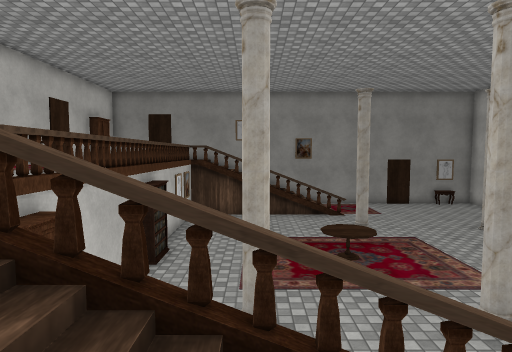
View 1 (above)

17 first-person views from a walk through a scene from a Unity 3-D project. The camera is 1.5 m above the floor, tilts 4° down and sees 75° across. The floor is counted in squares, 1 m on a side. Each view is taken from the middle of a square. On the plan, view 1 faces up. The plan holds only what a view shows up to about 15 squares ahead; the rest is blank. The place goes on beyond the plan. The player character is not drawn. Some surface patterns are stand-ins.

View 2
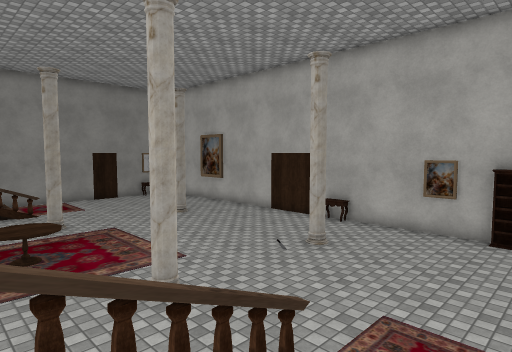

View 3
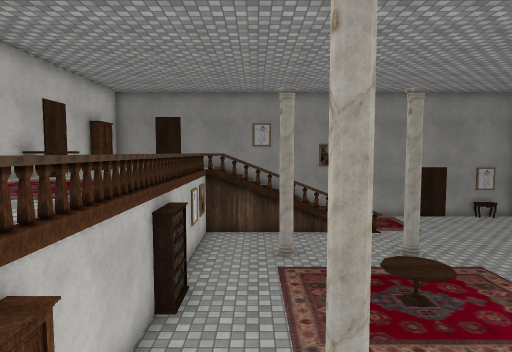

View 4
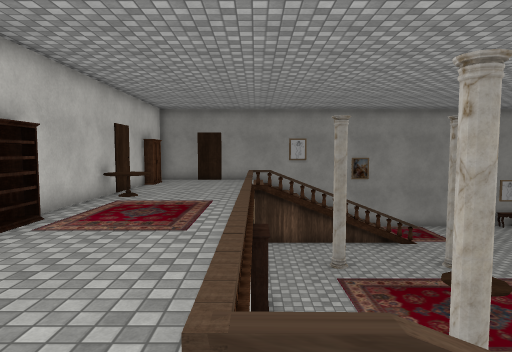

View 5
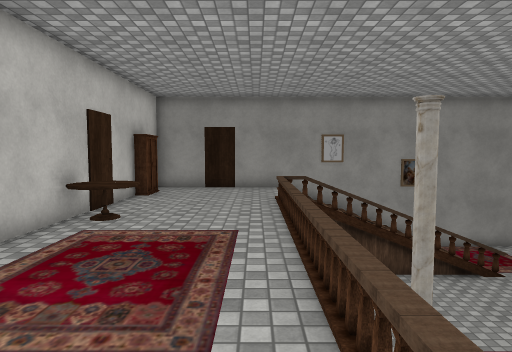

View 6
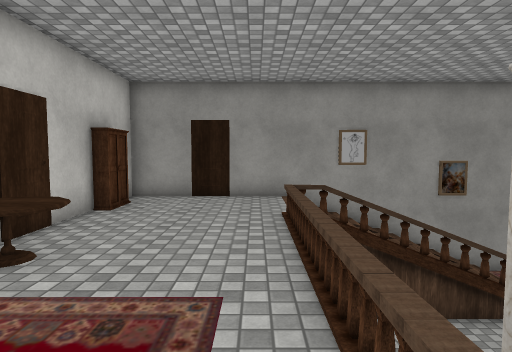

View 7
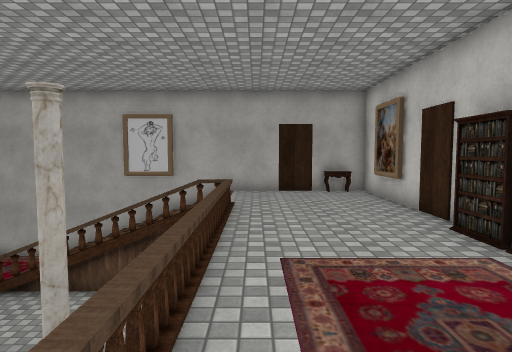

View 8
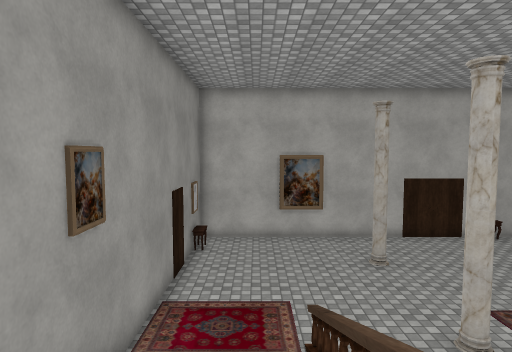

View 9
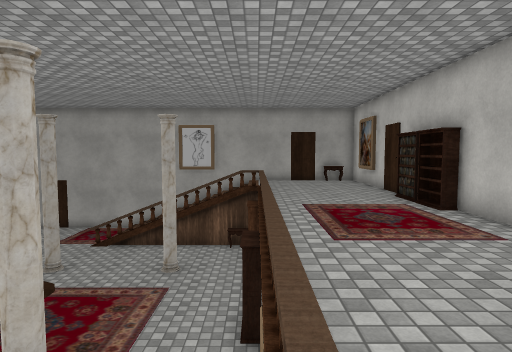

View 10
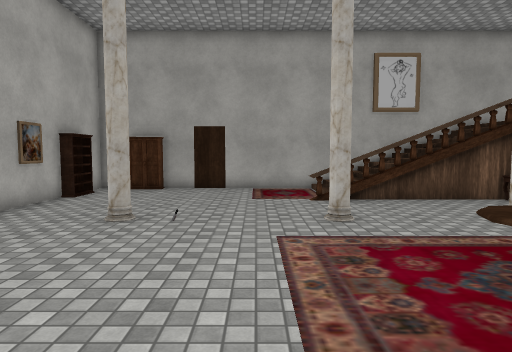

View 11
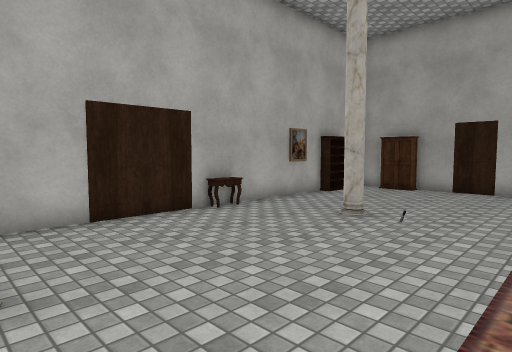

View 12
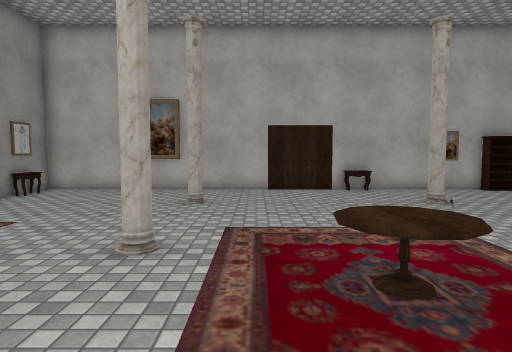

View 13
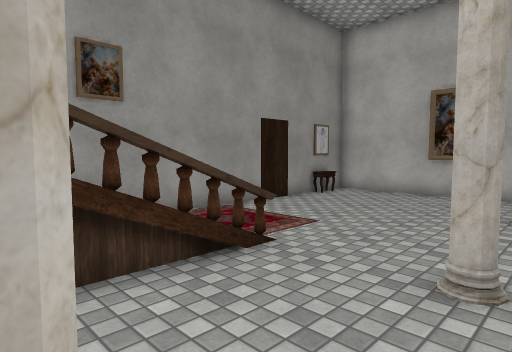

View 14
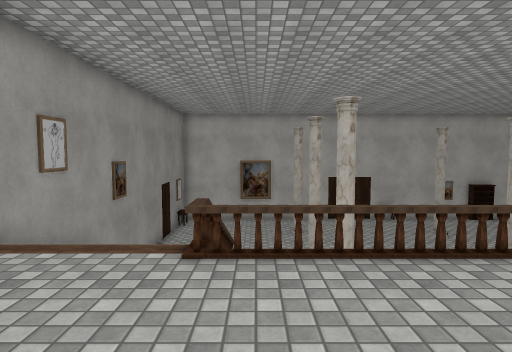

View 15
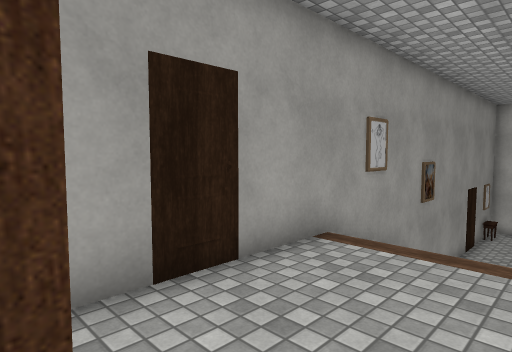

View 16
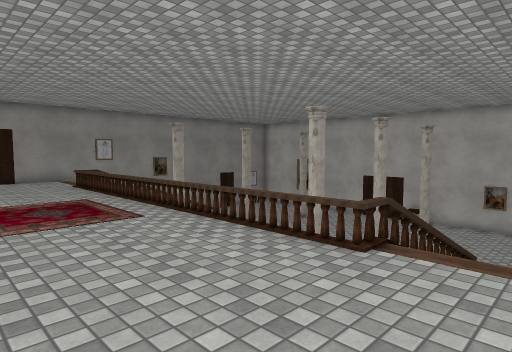

View 17
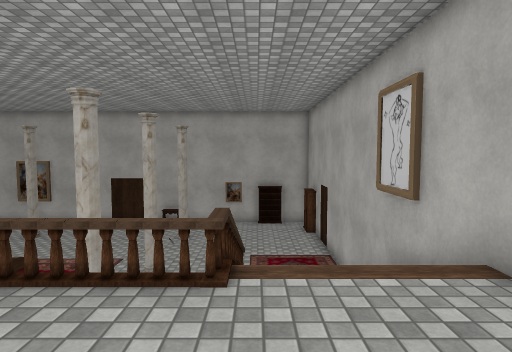

### Floor plan
Key: @ floor where view 1 was taken; # wall or solid block; . main floor; : floor 2.5 m higher than the main floor; / step, stairs or slope; B barrier; T table; C console; O other object.
Columns run from 9 left of view 1 to 13 right of it. Each row starts with its distance up from view 1.
 20  #####OOOOOOOO#########
 19  :::::://////.......C.#
 18  #:::::        .......#
 17  #:::::/       .......#
 16 #:::::BOOOOOOO........#
 15 #::::BB...............#
 14  #::::B...............#
 13  TT::OB..#...#....#...#
 12  TT:::B...............#
 11 #:::::B...     .......#
 10 #::  :B... TT  .......#
  9 #::  :B... TT  .......#
  8  #:  :B...     .......#
  7  #::::B..............C#
  6  #::::B..#...#....#...#
  5  :::::B...............#
  4  #::::B...............#
  3 #:::::BC..............#
  2  #::::B /   OO........#
  1  #:::::        .......#
  0 #::::::  @/    .......#
 -1 ##C####################

Where each view was taken, in squares from view 1:
view 1: 0 up, 0 right, facing up
view 2: 0 up, 1 right, facing up-right
view 3: 2 up, 1 left, facing up
view 4: 1 up, 3 left, facing up
view 5: 5 up, 4 left, facing up
view 6: 8 up, 4 left, facing up
view 7: 12 up, 4 left, facing down
view 8: 17 up, 2 left, facing right
view 9: 17 up, 3 left, facing down
view 10: 13 up, 6 right, facing down
view 11: 13 up, 5 right, facing down-right
view 12: 11 up, 1 left, facing right
view 13: 12 up, 0 right, facing up-right
view 14: 15 up, 8 left, facing right
view 15: 16 up, 8 left, facing up-right
view 16: 0 up, 8 left, facing up-right
view 17: 2 up, 7 left, facing right
